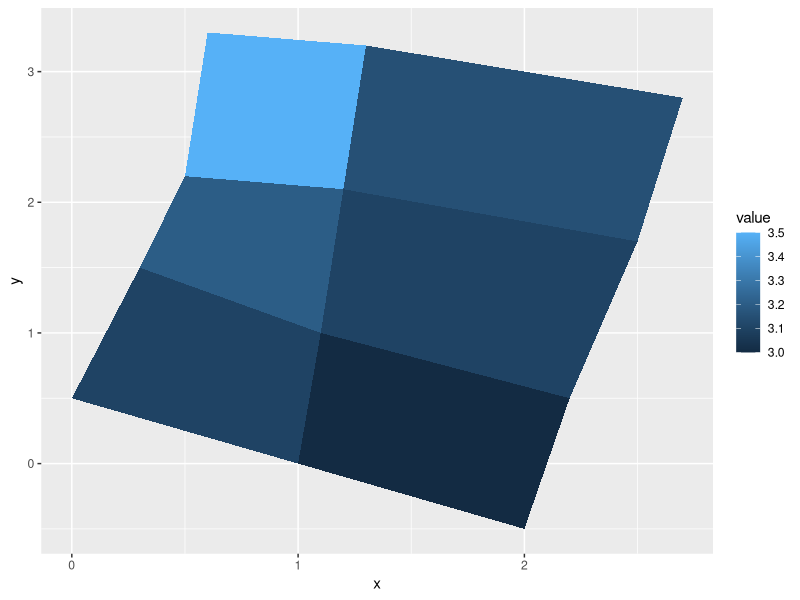
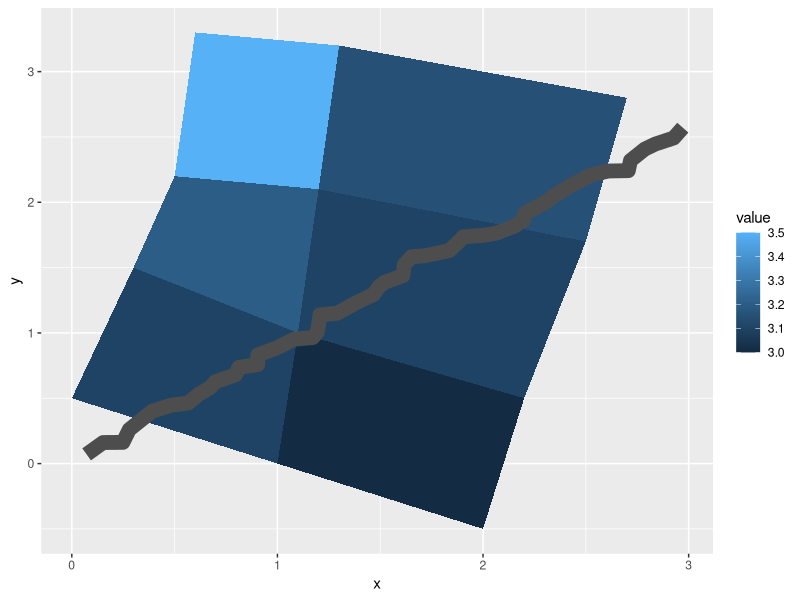

Write the R code that produced these figures, in order.
## ---- chunk 1
knitr::opts_chunk$set(echo = TRUE)
## ---- chunk 2
 # When using geom_polygon, you will typically need two data frames:
 # one contains the coordinates of each polygon (positions),  and the
 # other the values associated with each polygon (values).  An id
 # variable links the two together
library(ggplot2)

ids <- factor(c("1.1", "2.1", "1.2", "2.2", "1.3", "2.3"))

values <- data.frame(
  id = ids,
  value = c(3, 3.1, 3.1, 3.2, 3.15, 3.5)
)

positions <- data.frame(
  id = rep(ids, each = 4),
  x = c(2, 1, 1.1, 2.2, 1, 0, 0.3, 1.1, 2.2, 1.1, 1.2, 2.5, 1.1, 0.3,
  0.5, 1.2, 2.5, 1.2, 1.3, 2.7, 1.2, 0.5, 0.6, 1.3),
  y = c(-0.5, 0, 1, 0.5, 0, 0.5, 1.5, 1, 0.5, 1, 2.1, 1.7, 1, 1.5,
  2.2, 2.1, 1.7, 2.1, 3.2, 2.8, 2.1, 2.2, 3.3, 3.2)
)

 # Currently we need to manually merge the two together
datapoly <- merge(values, positions, by=c("id"))

(p <- ggplot(datapoly, aes(x=x, y=y)) + geom_polygon(aes(fill=value, group=id)))
## ---- chunk 3
 # Which seems like a lot of work, but then it's easy to add on
 # other features in this coordinate system, e.g.:
stream <- data.frame(
  x = cumsum(runif(50, max = 0.1)),
  y = cumsum(runif(50,max = 0.1))
)
p + geom_line(data = stream, colour="grey30", size = 5)

